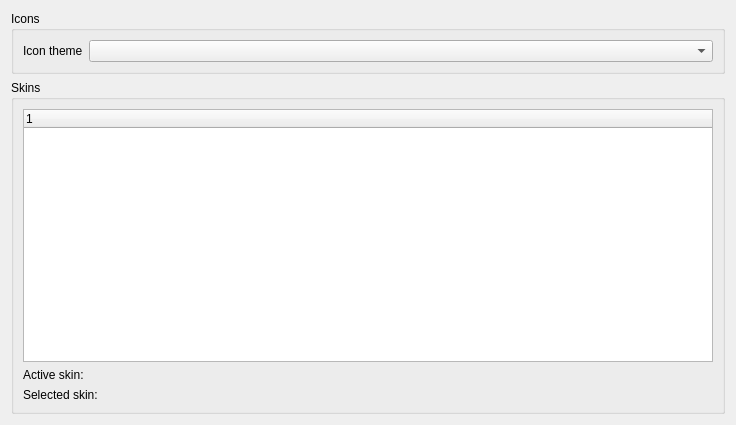
             <widget class="QWidget" name="scrollAreaWidgetContents_2">
              <property name="geometry">
               <rect>
                <x>0</x>
                <y>0</y>
                <width>736</width>
                <height>425</height>
               </rect>
              </property>
              <layout class="QFormLayout" name="formLayout">
               <property name="fieldGrowthPolicy">
                <enum>QFormLayout::AllNonFixedFieldsGrow</enum>
               </property>
               <item row="0" column="0" colspan="2">
                <widget class="QGroupBox" name="groupBox">
                 <property name="title">
                  <string>Icons</string>
                 </property>
                 <layout class="QFormLayout" name="formLayout_8">
                  <property name="fieldGrowthPolicy">
                   <enum>QFormLayout::AllNonFixedFieldsGrow</enum>
                  </property>
                  <item row="0" column="0">
                   <widget class="QLabel" name="m_lblIconTheme">
                    <property name="text">
                     <string>Icon theme</string>
                    </property>
                    <property name="buddy">
                     <cstring>m_cmbIconTheme</cstring>
                    </property>
                   </widget>
                  </item>
                  <item row="0" column="1">
                   <widget class="QComboBox" name="m_cmbIconTheme"/>
                  </item>
                 </layout>
                </widget>
               </item>
               <item row="1" column="0" colspan="2">
                <widget class="QGroupBox" name="groupBox_2">
                 <property name="title">
                  <string>Skins</string>
                 </property>
                 <layout class="QFormLayout" name="formLayout_9">
                  <item row="0" column="0" colspan="2">
                   <widget class="QTreeWidget" name="m_treeSkins">
                    <property name="sizePolicy">
                     <sizepolicy hsizetype="Expanding" vsizetype="Expanding">
                      <horstretch>0</horstretch>
                      <verstretch>0</verstretch>
                     </sizepolicy>
                    </property>
                    <property name="indentation">
                     <number>0</number>
                    </property>
                    <property name="rootIsDecorated">
                     <bool>false</bool>
                    </property>
                    <property name="itemsExpandable">
                     <bool>false</bool>
                    </property>
                    <property name="expandsOnDoubleClick">
                     <bool>false</bool>
                    </property>
                    <attribute name="headerMinimumSectionSize">
                     <number>80</number>
                    </attribute>
                    <column>
                     <property name="text">
                      <string notr="true">1</string>
                     </property>
                    </column>
                   </widget>
                  </item>
                  <item row="1" column="0">
                   <widget class="QLabel" name="m_lblActiveCaption">
                    <property name="text">
                     <string>Active skin:</string>
                    </property>
                   </widget>
                  </item>
                  <item row="1" column="1">
                   <widget class="QLabel" name="m_lblActiveContents">
                    <property name="text">
                     <string/>
                    </property>
                   </widget>
                  </item>
                  <item row="2" column="0">
                   <widget class="QLabel" name="m_lblSelectedCaption">
                    <property name="text">
                     <string>Selected skin:</string>
                    </property>
                   </widget>
                  </item>
                  <item row="2" column="1">
                   <widget class="QLabel" name="m_lblSelectedContents">
                    <property name="text">
                     <string/>
                    </property>
                   </widget>
                  </item>
                 </layout>
                </widget>
               </item>
              </layout>
             </widget>
